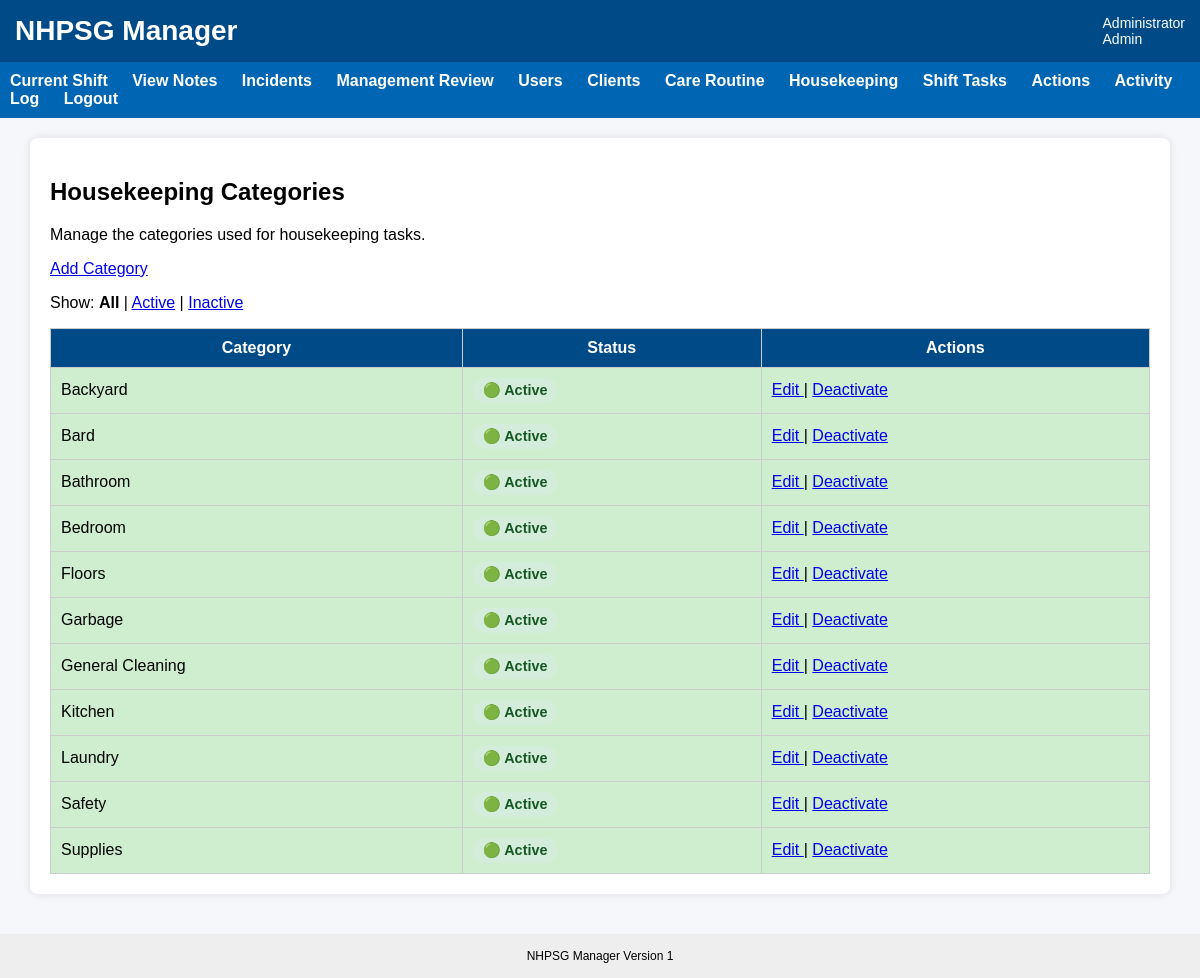
Page /housekeeping-task-categories (signed in) on the committed database.
### tables this page shows
CREATE TABLE housekeeping_task_categories (
    category_id INTEGER PRIMARY KEY AUTOINCREMENT,
    category_name TEXT NOT NULL,
    active INTEGER NOT NULL DEFAULT 1,
    created_at TEXT DEFAULT CURRENT_TIMESTAMP
);

### app.py (the view)
@app.route("/housekeeping-task-categories")
def housekeeping_task_categories():
    if "user_id" not in session:
        return redirect(url_for("login"))
    if session["role"] not in ["Admin", "Program Manager", "Director"]:
        return "Access denied", 403
    status_filter = request.args.get(
        "status",
        "all"
    ).strip().lower()
    if status_filter == "active":
        active_filter = 1
    elif status_filter == "inactive":
        active_filter = 0
    else:
        status_filter = "all"
        active_filter = None
    conn = get_db()
    query = """
        SELECT *
        FROM housekeeping_task_categories
    """
    parameters = ()
    if active_filter is not None:
        query += """
            WHERE active = ?
        """
        parameters = (active_filter,)
    query += """
        ORDER BY category_name
    """
    categories = conn.execute(
        query,
        parameters
    ).fetchall()
    conn.close()
    return render_template(
        "housekeeping_task_categories.html",
        categories=categories,
        status_filter=status_filter
    )

### app.py (called while the page is built, shortened)
@app.before_request
def enforce_session_timeout():
    if "user_id" not in session:
        return None
    if request.endpoint in [
        "static",
        "login",
        "logout",
        "session_timeout"
    ]:
        return None
    current_time = time.time()
    last_activity = session.get("last_activity")
    if last_activity is not None:
        inactive_seconds = current_time - last_activity
    session["last_activity"] = current_time
    return None

@app.context_processor
def inject_session_timeout_settings():
    return {
        "session_timeout_seconds": SESSION_TIMEOUT_SECONDS,
        "session_warning_seconds": SESSION_WARNING_SECONDS
    }

def get_db():
    print("Using database:", os.path.abspath(DB_NAME))
    conn = sqlite3.connect(DB_NAME)
    conn.row_factory = sqlite3.Row
    return conn

### templates/housekeeping_task_categories.html (shortened to what this page needs)
{% extends "base.html" %}
{% block content %}
<div class="card">
<div class="page-header">
	<div>
		<h2>Housekeeping Categories</h2>
		<p>Manage the categories used for housekeeping tasks.</p>
	</div>
	<div>
		<a href="{{ url_for('housekeeping_task_category_new') }}" class="button">
            Add Category
        </a>
	</div>
</div>
    <p>
        Show:
        {% if status_filter == "all" %}
            <strong>All</strong>
        {% else %}
            <a href="{{ url_for('housekeeping_task_categories', status='all') }}">All</a>
        {% endif %}
        |
        {% if status_filter == "active" %}
            <strong>Active</strong>
        {% else %}
            <a href="{{ url_for('housekeeping_task_categories', status='active') }}">Active</a>
        {% endif %}
        |
        {% if status_filter == "inactive" %}
            <strong>Inactive</strong>
        {% else %}
            <a href="{{ url_for('housekeeping_task_categories', status='inactive') }}">Inactive</a>
        {% endif %}
    </p>
    {% if categories %}
        <table>
		<thead>
			<tr>
				<th>Category</th>
				<th>Status</th>
				<th>Actions</th>
			</tr>
		</thead>
		<tbody>
                {% for category in categories %}
                    <tr class="{% if category.active %}row-active{% else %}row-inactive{% endif %}">
				<td>{{ category.category_name }}</td>
				<td>
                            {% if category.active %}
                                <span class="status-active">🟢 Active</span>
                            {% else %}
                                <span class="status-inactive">⚪ Inactive</span>
                            {% endif %}
                        </td>
				<td>
					<a href="{{ url_for(
        'housekeeping_task_category_edit',
        category_id=category.category_id,
        status=status_filter
    ) }}">
        Edit
    </a>
    |
    {% if category.active %}
        <a href="{{ url_for(
            'housekeeping_task_category_deactivate',
            category_id=category.category_id,
            status=status_filter
        ) }}">
            Deactivate
        </a>
    {% endif %}
</td>
			</tr>
                {% endfor %}
            </tbody>
	</table>
    {% endif %}
</div>
{% endblock %}

### static/css/style.css (style rules this page uses)
body { font-family: Arial, Helvetica, sans-serif; margin:0; background:#f5f7fa; }
.card { background:white; padding:20px; border-radius:8px; box-shadow:0px 0px 8px rgba(0,0,0,0.1); margin-bottom:20px; }
table { width:100%; border-collapse:collapse; }
th { background:#004b87; color:white; }
td,th { padding:10px; border:1px solid #cccccc; }
.status-active { display: inline-block; padding: 4px 10px; border-radius: 12px; background: #d4edda; color: #155724; font-weight: bold; font-size: 0.9em; }
.row-active { background-color: #cfeecf; }

### rows in the picture
housekeeping_task_categories: category_name "Backyard", active "🟢 Active"
housekeeping_task_categories: category_name "Bard", active "🟢 Active"
housekeeping_task_categories: category_name "Bathroom", active "🟢 Active"
housekeeping_task_categories: category_name "Bedroom", active "🟢 Active"
housekeeping_task_categories: category_name "Floors", active "🟢 Active"
housekeeping_task_categories: category_name "Garbage", active "🟢 Active"
housekeeping_task_categories: category_name "General Cleaning", active "🟢 Active"
housekeeping_task_categories: category_name "Kitchen", active "🟢 Active"
housekeeping_task_categories: category_name "Laundry", active "🟢 Active"
housekeeping_task_categories: category_name "Safety", active "🟢 Active"
housekeeping_task_categories: category_name "Supplies", active "🟢 Active"

### other values in the picture
{{ session.full_name }} "Administrator"
{{ session.role }} "Admin"
